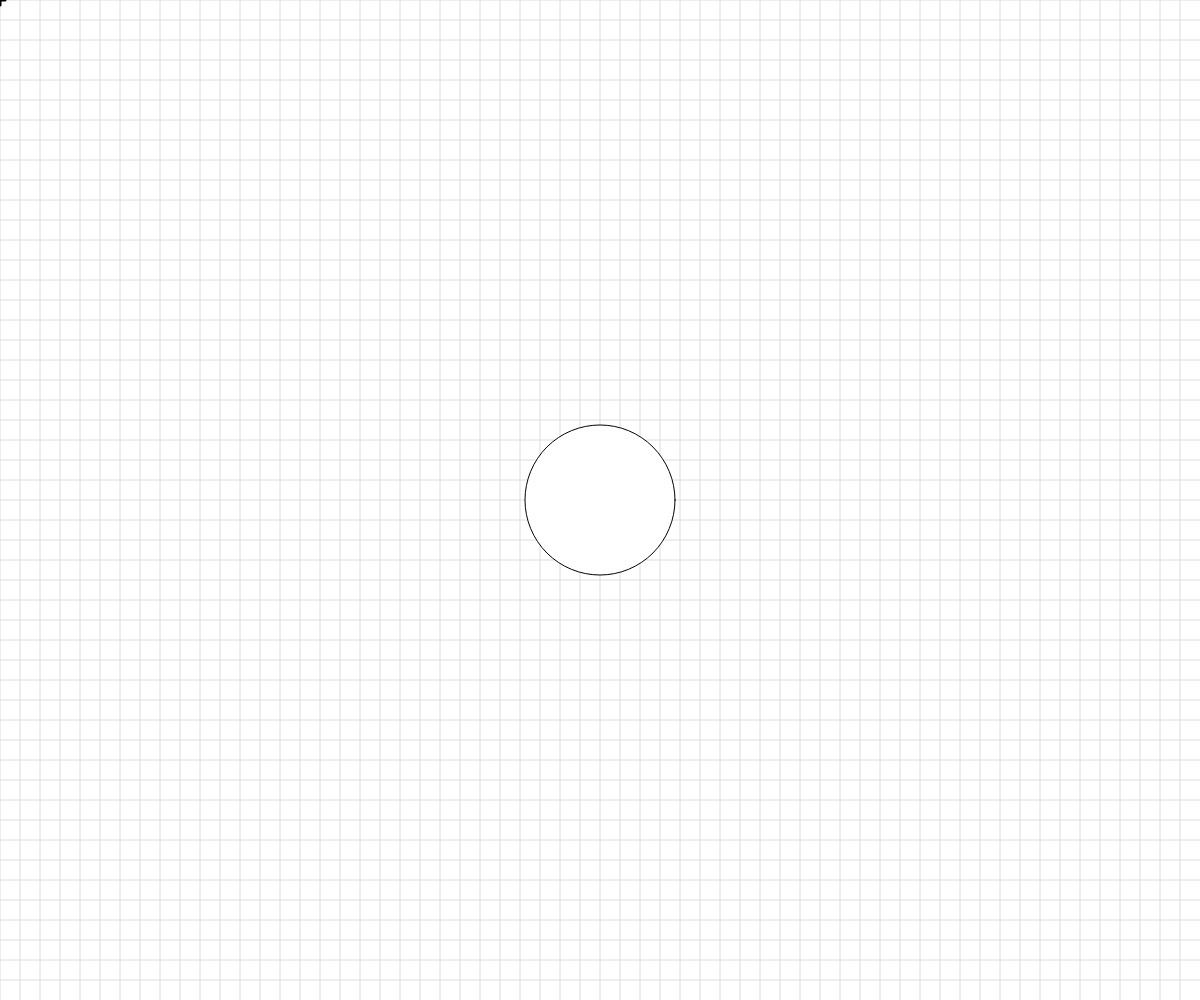
Frame 1 (no input)
Frame 60 (no input): identical to frame 1, image omitted
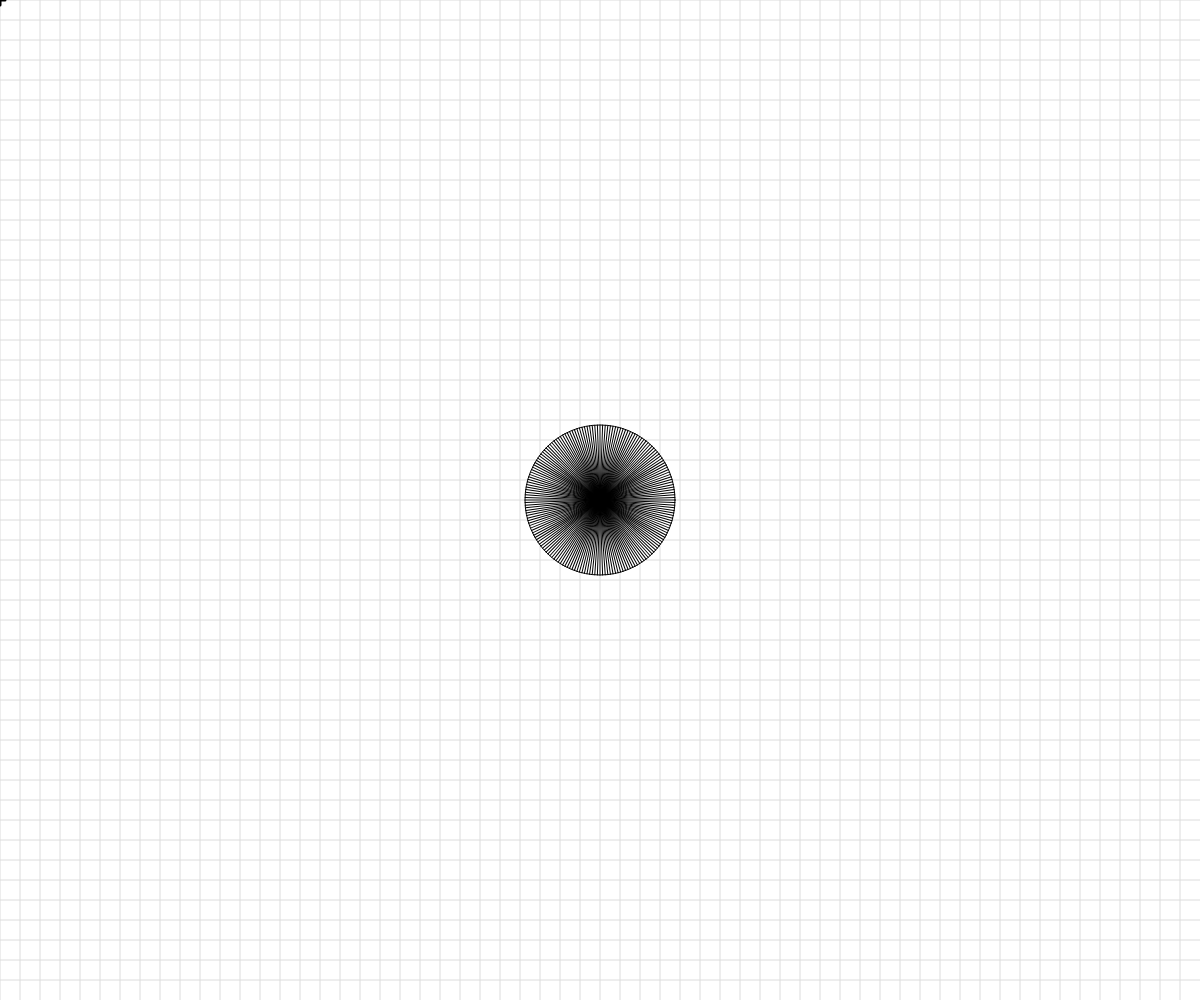
Frame 120 (the mouse pressed at the canvas centre since frame 60)

The p5.js sketch that drew these frames (run headless with seeded random() and noise() and a simulated clock; from frame 60 on, the mouse is pressed at the canvas centre):

// p5.js sketch
// ── sketch.js
// Basic Transformations Sandbox
//    Translation,               Rotation,              Scale
//    modifies x,y               rotating           changing size


// Notes:
// Translation resets back to regular coordinate system at the top of draw
// Data structure called Stack
// Order in which yo apply them drastically affects the outcome
// These happen with respect to Origin
// Order of rotation and scale don't make a difference

let originalSpacing = 20;


function setup() {
  createCanvas(windowWidth, windowHeight);
}

function draw() {
  background(255);
  drawBasicGrid(220);

  // //transformation one: TRANSLATION
  // push();       //makes a copy of current coordinate system
  // translate(120, 120);      //moves the origin 120, 120
  // drawBasicGrid(150);
  // rectangleRed(40, 20);
  // pop();       //revert back to previous coordinate system
  // rectangleBlue(40, 20);
  // //add push()  pop()




  // //transformation two: SCALE
  // push();
  // rectMode(CORNER);
  // rectangleRed(40, 0)
  // SCALE FACTORS:
  // 1 - no change            <1 smaller             >1 larger
  // let scaleAmount = 2.5;
  // scale(scaleAmount);
  // translate(100, 0);
  // drawBasicGrid(100);
  // rectangleBlue(0,0);   //50px square
  // rectMode(CENTER);
  // translate(40, 40);
  // let scaleAmount = map(mouseX, 0, width, 0, 4);
  // scale(scaleAmount);
  // drawBasicGrid(150);
  // rectangleRed(0, 0);
  // pop();

  // // transformation three: ROTATION
  //reminder: rotations are measured in radians, not degrees! Functions can help with the conversion...
  //can use angleMode(DEGREES) if we like
  angleMode(DEGREES);         //normally put in setup
  // push()
  // rectangleRed(20, 20);
  // translate(200, 200);
  // drawBasicGrid(180);
  // rotate(frameCount%360);
  // drawBasicGrid(140);
  // face(0,0);
  // pop()

  // //Combinations of Transformations
  // push();
  // scale(5);
  // rotate(45);
  // translate(100, 100);
  // face(0,0);
  // pop();



  // Drawing Challenge
  // let scaleAmount = map(mouseX, 0, width, 1, 4);
  let numSpokes = map(mouseX, 0, width, 0, 360);
  numSpokes = floor(numSpokes);
  
  translate(width/2, height/2);
  // scale(scaleAmount);
  circle(0, 0, 150);
  rotate(frameCount);
  for (let l = 0; l < numSpokes; l++) {
    rotate(360/numSpokes);
    line(0, 0, 75, 0);
    print(numSpokes, 360/numSpokes);
  }
}


function face(x, y) {
  //draw a face at x,y
  push();
  translate(x,y);
  ellipseMode(CENTER);
  fill(200,200,0);
  stroke(0);
  ellipse(0,0,80,80);
  fill(90, 140, 30, 220);
  triangle(-20, 20, 20, 20, 0, 30);
  fill(0);
  ellipse(-25,0,10,10);
  ellipse(25,0,10,10);
  strokeWeight(5);
  line(-30,-10,30,-10);
  strokeWeight(1);
  pop();

}

function rectangleRed(x, y) {
  //draw a red rectangle at x,y (sized 50 pixels square) - to visualize what happens to the coordinate system
  //when different basic transformations are applied.
  noStroke();
  fill(255, 0, 0, 150);
  rect(x, y, 50, 50);

}

function rectangleBlue(x, y) {
  //draw a red rectangle at x,y (sized 50 pixels square) - to visualize what happens to the coordinate system
  //when different basic transformations are applied.
  noStroke();
  fill(0, 0, 255, 150);
  rect(x, y, 50, 50);

}

function drawBasicGrid(shade) {
  //draw the normal cartesian Coordinate Grid, in a light color. Spaced at 20 px by default
  stroke(shade);
  for (let x = 0; x < width; x += 20) {
    line(x, 0, x, height);
  }
  for (let y = 0; y < height; y += 20) {
    line(0, y, width, y);
  }

  //Draw "X" at the origin
  strokeWeight(3);
  stroke(0);
  line(-5,0,5,0);
  line(0,5,0,-5);
  strokeWeight(1);
}
